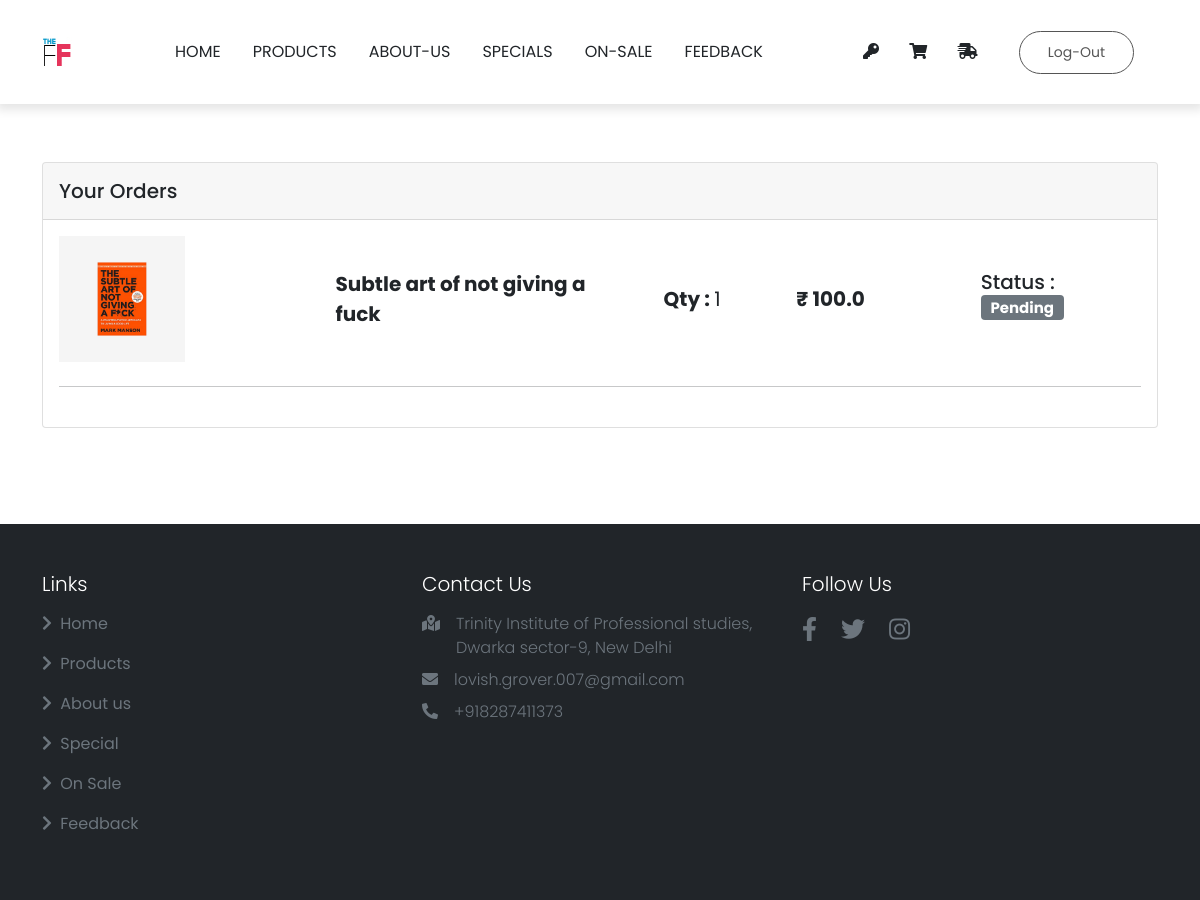
Screenshot of /order (signed in) with the database file from the repository.
### application/models.py (models this page shows, shortened)
class Order(models.Model):
    product = models.ForeignKey(Product, on_delete=models.CASCADE)
    user = models.ForeignKey(User,on_delete=models.CASCADE)
    quantity = models.IntegerField()
    price = models.FloatField()
    total = models.FloatField(default=0)
    phone = models.CharField(max_length=15)
    house = models.CharField(max_length= 400)
    location = models.CharField(max_length= 500)
    city = models.CharField(max_length= 50)
    pincode = models.CharField(max_length= 400)
    landmark = models.CharField(max_length= 400)
    status = models.CharField(max_length= 20, choices=status,default="Pending")
    date = models.DateField(default= datetime.today)

class Product(models.Model):
    slug = models.CharField(max_length=150,null=False,blank=False,unique=True)
    name = models.CharField(max_length=150,null=False,blank=False)
    category = models.ForeignKey(Category,on_delete=models.CASCADE)
    quantity = models.IntegerField(null=False,blank=False)
    price = models.FloatField(null=False,blank=False)
    show_price = models.FloatField(null=False,blank=False)
    description = models.TextField(max_length=500,null=False,blank=False)
    special_product = models.BooleanField(default= False, help_text= "if product is special tick it or leave it unticked")
    on_sale = models.BooleanField(default= False, help_text= "if product is on-sale tick it or leave it unticked")
    image = models.ImageField(upload_to="product",null=False,blank=False)
    created_at = models.DateTimeField(auto_now_add=True)

### application/views.py (the view)
# urls.py: path('order',views.order,name="order")
@login_required(login_url="login")
def order(request):
    u_id = request.session.get('_auth_user_id')
    user = User.objects.get(pk = u_id)
    order = Order.objects.filter(user = user)
    content = {
        "title" : "Order",
        "order" : order,
    }
    return render(request,"order.html",content)

### templates/order.html
{% extends "base.html" %}
{%block content%}
{% include "nav.html" %}
<section class="h-100 gradient-custom" style="padding-top: 90px;">
    <div class="container py-5">
        <div class="row d-flex justify-content-center my-4">
            <div class="col-md-12">
                <div class="card mb-4">
                    <div class="card-header py-3">
                        <h5 class="mb-0">Your Orders</h5>
                    </div>
                    <div class="card-body">
                        {% for order in order %}
                        <div class="row">
                            <div class="col-lg-3 col-md-6 mb-4 mb-lg-0">
                                <div class="bg-image hover-overlay hover-zoom ripple rounded"
                                    data-mdb-ripple-color="light">
                                    <img src="{{order.product.image.url}}" class="w-50"
                                        alt="Blue Jeans Jacket" />
                                </div>
                            </div>
                            <div class="col-lg-3 col-md-6 mb-4 mb-lg-0 align-items-center d-flex">
                                <span class="fs-5"><strong>{{order.product.name}}</strong></span>
                            </div>
                            <div
                                class="col-lg-2 col-md-6 mb-4 mb-lg-0 align-items-center justify-content-center d-flex ">
                                <span class="fs-5"><b>Qty : </b> {{order.quantity}}</span>
                            </div>
                            <div class="col-lg-2 col-md-6 mb-4 mb-lg-0 align-items-center d-flex ">
                                <span class="fs-5 fw-bold">₹ {{order.total}}</span>
                            </div>
                            <div class="col-lg-2 col-md-6 mb-4 mb-lg-0 align-items-center d-flex">
                                <h5>Status : <span class="badge {% if order.status == 'Delivered' %}bg-success{% elif order.status == 'Shipped' %}bg-warning{% else %}bg-secondary{% endif %}">{{order.status}}</span></h5>
                            </div>
                        </div>
                        <hr class="my-4">
                        {% endfor %}
                    </div>
                </div>
            </div>
        </div>
    </div>
</section>
            {% include "footer.html" %}
            {% endblock %}

### static/css/main.css (style rules this page uses)
:root { --lg-font: 'Kaisei Tokumin', serif; --sm-font: 'Poppins', sans-serif; --pink: #e5345b; }
body { font-family: var(--sm-font); }

### rows the page displays
Order: product.image (picture), product.name "Subtle art of not giving a fuck", quantity "1", total "100.0", status "Pending"
